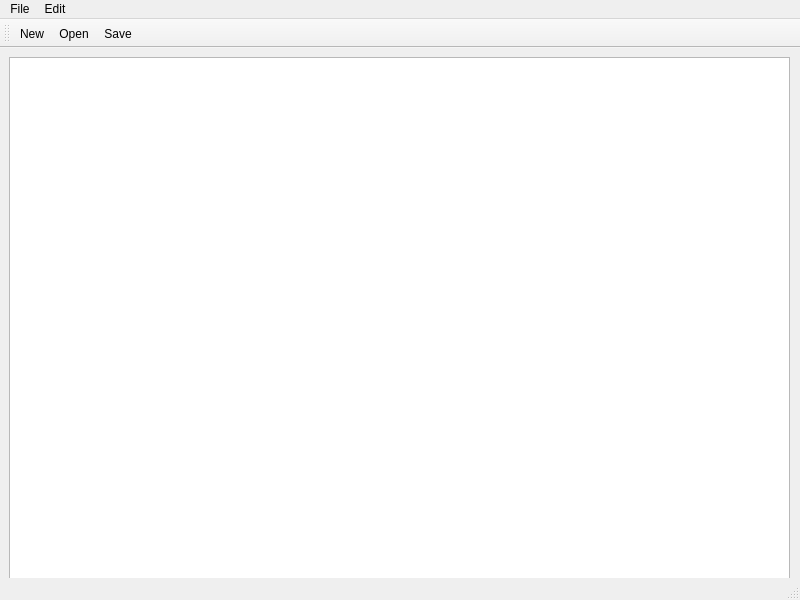
<?xml version="1.0" encoding="UTF-8"?>
<ui version="4.0">
 <class>MainWindow</class>
 <widget class="QMainWindow" name="MainWindow">
  <property name="geometry">
   <rect>
    <x>0</x>
    <y>0</y>
    <width>800</width>
    <height>600</height>
   </rect>
  </property>
  <property name="windowTitle">
   <string>MainWindow</string>
  </property>
  <widget class="QWidget" name="centralwidget">
   <widget class="QWidget" name="verticalLayoutWidget">
    <property name="geometry">
     <rect>
      <x>9</x>
      <y>9</y>
      <width>781</width>
      <height>531</height>
     </rect>
    </property>
    <layout class="QVBoxLayout" name="verticalLayout">
     <item>
      <widget class="QTextEdit" name="textEdit"/>
     </item>
    </layout>
   </widget>
  </widget>
  <widget class="QMenuBar" name="menubar">
   <property name="geometry">
    <rect>
     <x>0</x>
     <y>0</y>
     <width>800</width>
     <height>22</height>
    </rect>
   </property>
   <widget class="QMenu" name="menuNew">
    <property name="title">
     <string>File</string>
    </property>
    <addaction name="actionNew"/>
    <addaction name="actionOpen"/>
    <addaction name="actionSave"/>
    <addaction name="actionPrint"/>
    <addaction name="actionExit"/>
   </widget>
   <widget class="QMenu" name="menuEdit">
    <property name="title">
     <string>Edit</string>
    </property>
    <addaction name="actionCopy"/>
    <addaction name="actionPaste"/>
    <addaction name="actionCut"/>
    <addaction name="actionUndo"/>
    <addaction name="actionRedo"/>
   </widget>
   <addaction name="menuNew"/>
   <addaction name="menuEdit"/>
  </widget>
  <widget class="QStatusBar" name="statusbar"/>
  <widget class="QToolBar" name="toolBar">
   <property name="windowTitle">
    <string>toolBar</string>
   </property>
   <attribute name="toolBarArea">
    <enum>TopToolBarArea</enum>
   </attribute>
   <attribute name="toolBarBreak">
    <bool>false</bool>
   </attribute>
   <addaction name="actionNew"/>
   <addaction name="actionOpen"/>
   <addaction name="actionSave"/>
  </widget>
  <action name="actionNew">
   <property name="icon">
    <iconset resource="Resources.qrc">
     <normaloff>:/images/New.bmp</normaloff>:/images/New.bmp</iconset>
   </property>
   <property name="text">
    <string>New</string>
   </property>
  </action>
  <action name="actionOpen">
   <property name="icon">
    <iconset resource="Resources.qrc">
     <normaloff>:/images/Open.bmp</normaloff>:/images/Open.bmp</iconset>
   </property>
   <property name="text">
    <string>Open</string>
   </property>
  </action>
  <action name="actionSave">
   <property name="icon">
    <iconset resource="Resources.qrc">
     <normaloff>:/images/Save.bmp</normaloff>:/images/Save.bmp</iconset>
   </property>
   <property name="text">
    <string>Save</string>
   </property>
  </action>
  <action name="actionPrint">
   <property name="text">
    <string>Print</string>
   </property>
  </action>
  <action name="actionExit">
   <property name="text">
    <string>Exit</string>
   </property>
  </action>
  <action name="actionCopy">
   <property name="text">
    <string>Copy</string>
   </property>
  </action>
  <action name="actionPaste">
   <property name="text">
    <string>Paste</string>
   </property>
  </action>
  <action name="actionCut">
   <property name="text">
    <string>Cut</string>
   </property>
  </action>
  <action name="actionUndo">
   <property name="text">
    <string>Undo</string>
   </property>
  </action>
  <action name="actionRedo">
   <property name="text">
    <string>Redo</string>
   </property>
  </action>
 </widget>
 <resources>
  <include location="Resources.qrc"/>
 </resources>
 <connections/>
</ui>
